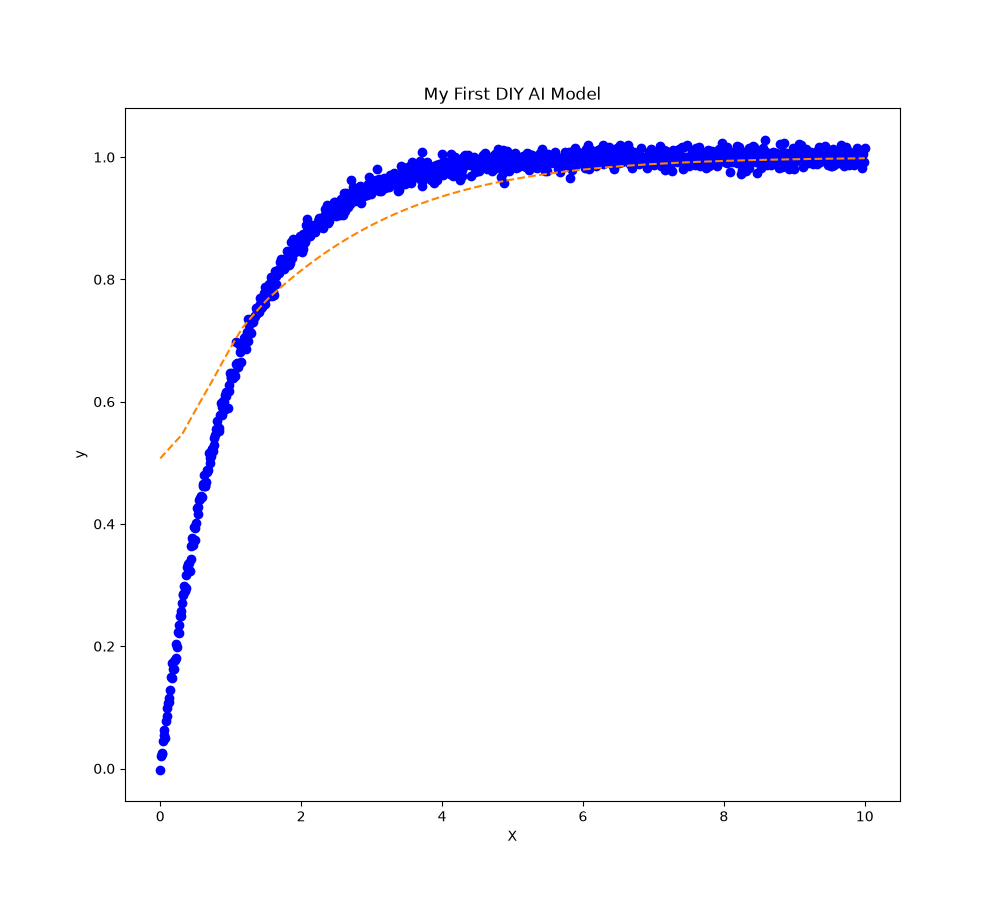

Write Python code to recreate this figure.
import matplotlib.pyplot as plt
import neural
import joblib
# load dataset
with open('dataset.txt', 'r') as file:
    data = file.read()
dataset = data.split('\n')
df = []
for i in range(len(dataset)):
    df.append(dataset[i].split(','))
X = []
y = []
for i in range(len(df) - 1):
    X.append(float(df[i][0]))
    y.append(float(df[i][1]))

model = joblib.load('model.pkl')
y_pred = []
for i in range(len(X)):
    y_pred.append(model.predict(X[i]))

plt.figure(figsize=(10,9))
plt.scatter(X, y, c='blue')
plt.plot(X, y_pred, color="#FF8400", linestyle='--')
plt.title('My First DIY AI Model')
plt.xlabel('X')
plt.ylabel('y')
plt.savefig('plot.png')
plt.show()
